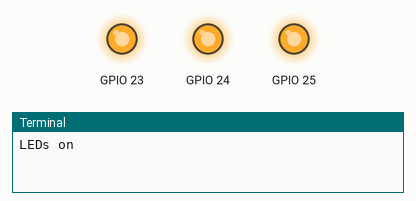
This program was run on a simulated Raspberry Pi (BCM pin numbers). Shown: output pins drawn as LEDs (lit = HIGH), the last lines printed to the terminal. At 10.0 s the program stops and its outputs stay as they are.

Above: at 0.1 s.
At 10.1 s:
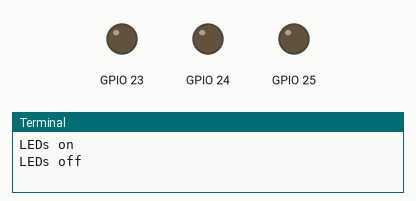
Timing chart, 0 to 11.5 s (numbered marks = the images above):
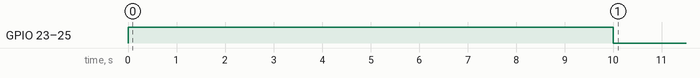

The program:

LEDs.py
```python
import RPi.GPIO as GPIO
import time
GPIO.setmode(GPIO.BCM)
GPIO.setwarnings(False)

GPIO.setup(23, GPIO.OUT)
GPIO.setup(24, GPIO.OUT)
GPIO.setup(25, GPIO.OUT)

print "LEDs on"
GPIO.output(23, GPIO.HIGH)
GPIO.output(24, GPIO.HIGH)
GPIO.output(25, GPIO.HIGH)

time.sleep(10)

print "LEDs off"
GPIO.output(23, GPIO.LOW)
GPIO.output(24, GPIO.LOW)
GPIO.output(25, GPIO.LOW)
```

Measured:
- by itself, GPIO 23–25: LOW → HIGH at 0.00 s, → LOW 10.0 s later
